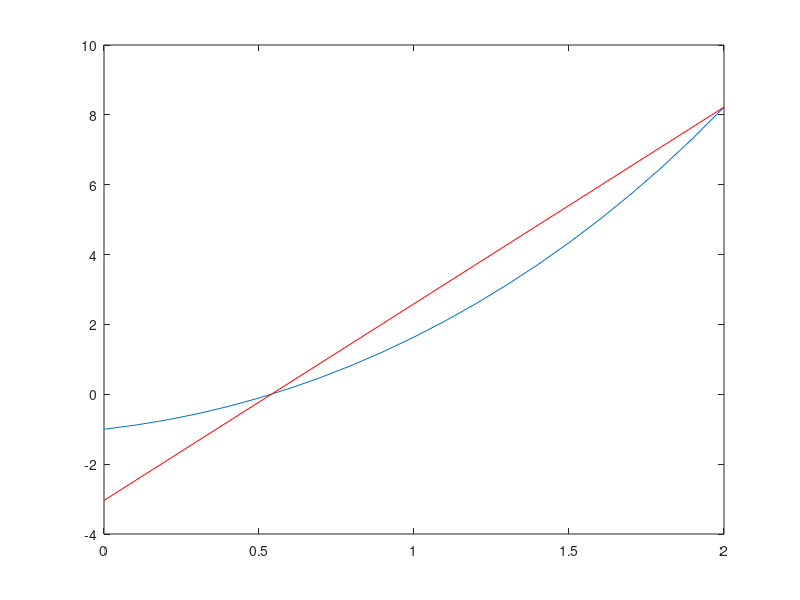

Recreate this plot in MATLAB.
function falsa_posicao

  a = 0;
  b = 2; %intervalo [a, b]
  fa = funcao (a);
  fb = funcao (b);
  intervalo = 0.1; %quanto eu quero que varie
  x = [a:intervalo:b];
  y = funcao(x);
  plot(x,y) %plotar o gráfico da função
  hold on
  erro = 10^-15; %quanto eu quero de erro
  k = 0; %número de iterações
  fxm = (a+b)/2; %chute inicial

  while (abs(fxm) > erro) %enquanto nao tenho a precisão que preciso

    k=k+1; %numero de iteracoes
    xm = a-((fa*(b-a))/(fb-fa)); %falsa posição
    fxm = funcao(xm);
    r = fa+((fb-fa)/(b-a))*(x-a); %reta que passa nos pontos

    if (fa*fxm<0) %se tiver raiz reduz o intervalo

      b = xm;
      fb = fxm;

    else %continua procurando raiz

      a = xm;
      fa = fxm;

    end


  end

    k %printar numero de iteraçoes
    xm %mostrar x da raiz
    fxm %valor aproximado da raiz
    plot(x, r,'r') %plota a reta
    hold on

end

function f = funcao(x)

  f = exp(x) - 2*cos(x); %funcao pedida na questao

end





